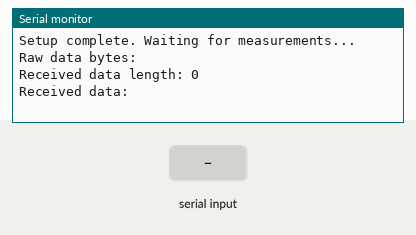
Simulated run of this sketch. Board: ESP32. Parts: the last lines printed to the serial monitor. The test bench sets the inputs (shaded band).

Above: at 1.3 s.
1.4 s: "1" received over the second serial link
At 2.5 s:
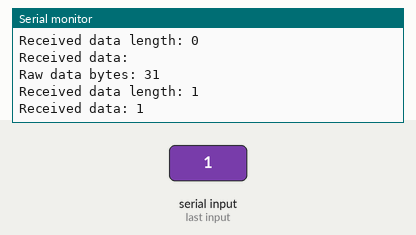
3.6 s: "0" received over the second serial link
At 4.8 s:
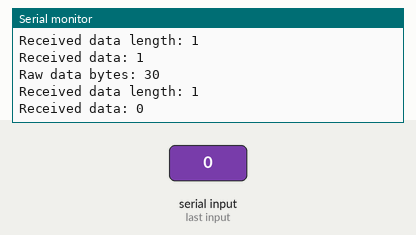
5.7 s: "2" received over the second serial link
At 7.1 s:
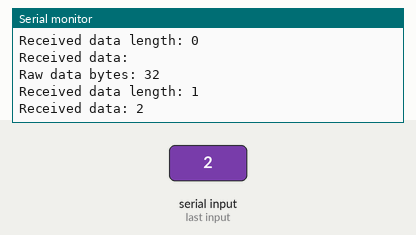

Measured:
- after the input at 1.4 s, the serial monitor: prints a new line after 0.70 s (image 1)
- after the input at 3.6 s, the serial monitor: prints a new line at once (image 2)
- after the input at 5.7 s, the serial monitor: prints a new line after 0.90 s (image 3)

The sketch:

TestSenser.ino
```cpp
#include <Arduino.h>

// Define RX and TX pins for Serial2
#define RXD2 16  // Serial2 RX pin
#define TXD2 17  // Serial2 TX pin

// Create a String to store data read from Serial2
String stringOne;

void setup() {
  Serial.begin(115200);                          // Start Serial communication at 115200 baud rate
  Serial2.begin(19200, SERIAL_8N1, RXD2, TXD2);  // Start Serial2 communication at 19200 baud rate

  delay(100);     // Wait for setup to complete
  Serial.flush(); // Clear Serial buffer

  Serial.println("Setup complete. Waiting for measurements..."); // Print setup complete message
}

void loop() {
  laser_measure();  // Call function to measure distance with laser
  delay(1000);      // Wait 1 second between each measurement
}

/*
The automatic measurement process is initiated, and the module
returns a string containing measurement distance and
measurement signal quality, such as: "12.345m,0079".
The measurement distance is expressed as 12.345M, signal quality 79.
*/

void laser_measure() {
  Serial2.write("D");  // Send command "D" to start measurement
  delay(500);          // Wait 500 ms for the module to measure

  // Read data from Serial2 if available
  while (Serial2.available()) {
    char data = Serial2.read();  // Read one character at a time
    stringOne += data;           // Append read data to stringOne
  }

  // Print raw data bytes in hexadecimal format
  Serial.print("Raw data bytes: ");
  for (size_t i = 0; i < stringOne.length(); i++) {
    Serial.print((byte)stringOne[i], HEX);
    Serial.print(" ");
  }
  Serial.println();

  // Print the length of received data
  Serial.print("Received data length: ");
  Serial.println(stringOne.length());

  // Print the received data as a string
  Serial.print("Received data: ");
  Serial.println(stringOne);

  // Clear stringOne for the next measurement
  stringOne = "";
}
```
